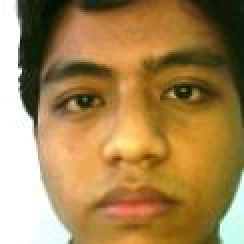
#> input picture Dataset/Testing/Denny/00000.jpg, 122 x 122 px (shown 2 times larger); its folder holds only this picture in this run
$ jupyter execute Convert_to_grayscale.ipynb
#> lines starting #> are read from the running program, lines starting #| are printed output that depends on the picture
Make sure your folder tree look like this

```
Dataset:
  -Training:
    --Label_1
    --Label_2
    --Label_n
  -Testing:
    --Label_1
    --Label_2
    --Label_n
```

[cell 1]
def convert2Grayscale(folderPath: str, folder: str):
#> called with folderPath = 'Dataset/Testing', folder = 'Testing'
  import os
  for label in os.listdir(folderPath):
    if os.path.isdir(folderPath):
      labelPath = os.path.join(folderPath, label)
      newLabelPath = os.path.join(newPath, folder, label)
      os.makedirs(newLabelPath)
      if os.path.isdir(labelPath):
        for imgFile in os.listdir(labelPath):
          try:
            imgPath = os.path.join(labelPath, imgFile)
            image = cv2.imread(imgPath)
#> image is the input picture: shape (122, 122, 3); mean B, G, R 82.4, 133.2, 165.9
            gray = cv2.cvtColor(image, cv2.COLOR_BGR2GRAY)
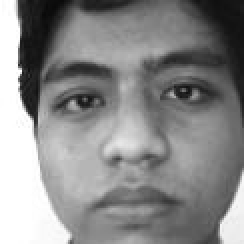
#> gray: shape (122, 122) (shown 2 times larger); min 9, max 255, mean 137.2
            newImgPath = os.path.join(newLabelPath, imgFile)
            cv2.imwrite(os.path.join(newImgPath), gray)
            print("Converted : ", newImgPath)
          except:
            print("It is not an image : ", imgPath)
      else:
        print("Not a directory : ", labelPath)
    else:
      print("Not a directory : ", folderPath)

Dont Forget to change your Dataset path and new converted path before running ths

[cell 2]
import sys
import os
import shutil
import cv2
path = 'Dataset'
newPath = 'Grayscale'
try:
  os.mkdir(newPath)
except:
  print("Directory exist")
  x = input("Do you want to delete all file and directory inside exist path? : ")
  if x.lower() == "y":
    shutil.rmtree(newPath, ignore_errors=False, onerror=None)
    os.mkdir(newPath)
  else :
    sys.exit()

for folder in os.listdir(path):
  folderPath = os.path.join(path, folder)
  if os.path.isdir(folderPath):
    if folder.lower() == "testing" or folder.lower() == "training":
      convert2Grayscale(folderPath, folder)
  else:
    print("\n It is not a directory" )
#> pass 2 of the loop `for folder in os.listdir(path):`:
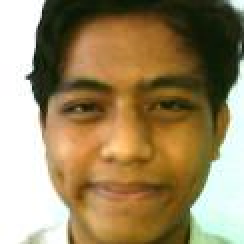
#> input picture Dataset/Training/Denny/00081.jpg, 122 x 122 px (shown 2 times larger)
#> in convert2Grayscale, image is the input picture: shape (122, 122, 3); mean B, G, R 98.9, 136.1, 155.8
#> in convert2Grayscale (call 2), `gray = cv2.cvtColor(image, cv2.COLOR_BGR2GRAY)`:
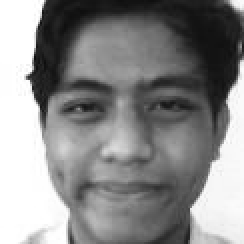
#> gray: shape (122, 122) (shown 2 times larger); min 13, max 255, mean 137.7
